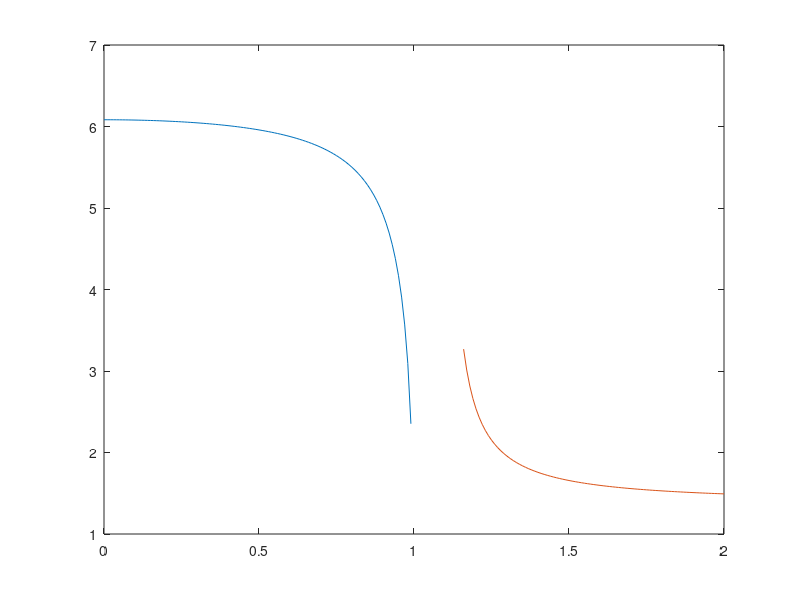

Reproduce this figure in MATLAB.
clear
clc

AR = 8.77;
Cla = 7.16;
d = 6.34;
b = 65;
Sexp = 440;
Sref = 482;
sweep = 24; % at max thickness pt.
le_sweep = 30;

CLa1 = [];
CLa2 = [];
M_list1 = [];
M_list2 = [];
for M = 0:0.01:2

    beta = (1 - M ^ 2) ^ 0.5;
    eta = beta * Cla / (2 * pi);
    F = 1.07 * (1 + d / b) ^ 2;

    CLa_subsonic = 2 * pi * AR * Sexp * F /...
    (2 + (4 + (AR * beta / eta) ^ 2 * ...
    (1 + (tand(sweep) / beta) ^ 2)) ^ 0.5) / Sref;

    CLa_supersonic = 4 * AR * Sexp * F /...
    (2 + (4 - (AR * beta / eta) ^ 2 * ...
    (1 + (tand(sweep) / beta) ^ 2)) ^ 0.5) / Sref;
   
    if M < 1
        CLa1 = [CLa1 CLa_subsonic];
        M_list1 = [M_list1 M];
    elseif M > 1 &&  M > 1 / cosd(le_sweep)
        CLa2 = [CLa2, CLa_supersonic];
        M_list2 = [M_list2 M];
    end
end

figure
plot(M_list1, CLa1)
hold on
plot(M_list2, CLa2)